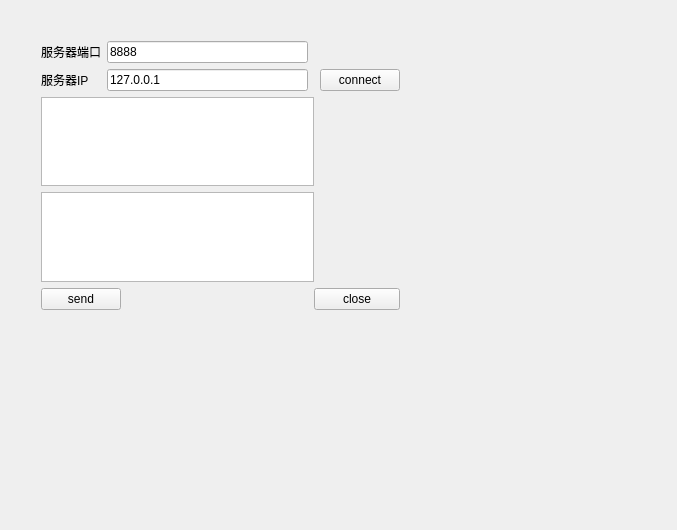
<?xml version="1.0" encoding="UTF-8"?>
<ui version="4.0">
 <class>Widget</class>
 <widget class="QWidget" name="Widget">
  <property name="geometry">
   <rect>
    <x>0</x>
    <y>0</y>
    <width>677</width>
    <height>530</height>
   </rect>
  </property>
  <property name="windowTitle">
   <string>Widget</string>
  </property>
  <widget class="QWidget" name="">
   <property name="geometry">
    <rect>
     <x>30</x>
     <y>30</y>
     <width>381</width>
     <height>291</height>
    </rect>
   </property>
   <layout class="QGridLayout" name="gridLayout">
    <item row="0" column="0">
     <widget class="QLabel" name="label">
      <property name="text">
       <string>服务器端口</string>
      </property>
     </widget>
    </item>
    <item row="0" column="1" colspan="2">
     <widget class="QLineEdit" name="lineEditPort">
      <property name="text">
       <string>8888</string>
      </property>
     </widget>
    </item>
    <item row="1" column="0">
     <widget class="QLabel" name="label_2">
      <property name="text">
       <string>服务器IP</string>
      </property>
     </widget>
    </item>
    <item row="1" column="1" colspan="2">
     <widget class="QLineEdit" name="lineEditIP">
      <property name="text">
       <string>127.0.0.1</string>
      </property>
     </widget>
    </item>
    <item row="1" column="4">
     <widget class="QPushButton" name="ButtonConnect">
      <property name="text">
       <string>connect</string>
      </property>
     </widget>
    </item>
    <item row="2" column="0" colspan="4">
     <widget class="QTextEdit" name="textEditRead"/>
    </item>
    <item row="3" column="0" colspan="4">
     <widget class="QTextEdit" name="textEditWrite"/>
    </item>
    <item row="4" column="0" colspan="2">
     <widget class="QPushButton" name="ButtonSend">
      <property name="text">
       <string>send</string>
      </property>
     </widget>
    </item>
    <item row="4" column="2">
     <spacer name="horizontalSpacer">
      <property name="orientation">
       <enum>Qt::Horizontal</enum>
      </property>
      <property name="sizeHint" stdset="0">
       <size>
        <width>40</width>
        <height>20</height>
       </size>
      </property>
     </spacer>
    </item>
    <item row="4" column="3" colspan="2">
     <widget class="QPushButton" name="ButtonClose">
      <property name="text">
       <string>close</string>
      </property>
     </widget>
    </item>
   </layout>
  </widget>
 </widget>
 <layoutdefault spacing="6" margin="11"/>
 <resources/>
 <connections/>
</ui>
